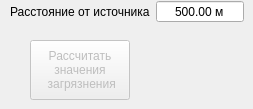
      <widget class="QWidget" name="tab_4">
       <attribute name="title">
        <string>Работа с загрязнителями</string>
       </attribute>
       <widget class="QWidget" name="formLayoutWidget_2">
        <property name="geometry">
         <rect>
          <x>10</x>
          <y>0</y>
          <width>234</width>
          <height>31</height>
         </rect>
        </property>
        <layout class="QFormLayout" name="formLayout_2">
         <item row="0" column="1">
          <widget class="QDoubleSpinBox" name="max_computations_distance_double_spin_box">
           <property name="maximumSize">
            <size>
             <width>16777210</width>
             <height>16777215</height>
            </size>
           </property>
           <property name="alignment">
            <set>Qt::AlignCenter</set>
           </property>
           <property name="buttonSymbols">
            <enum>QAbstractSpinBox::NoButtons</enum>
           </property>
           <property name="correctionMode">
            <enum>QAbstractSpinBox::CorrectToPreviousValue</enum>
           </property>
           <property name="suffix">
            <string> м</string>
           </property>
           <property name="maximum">
            <double>10000.000000000000000</double>
           </property>
           <property name="value">
            <double>500.000000000000000</double>
           </property>
          </widget>
         </item>
         <item row="0" column="0">
          <widget class="QLabel" name="polution_computations_distance_label">
           <property name="text">
            <string>Расстояние от источника</string>
           </property>
          </widget>
         </item>
        </layout>
       </widget>
       <widget class="QPushButton" name="computate_pollutions_push_button">
        <property name="enabled">
         <bool>false</bool>
        </property>
        <property name="geometry">
         <rect>
          <x>30</x>
          <y>40</y>
          <width>100</width>
          <height>60</height>
         </rect>
        </property>
        <property name="sizePolicy">
         <sizepolicy hsizetype="Fixed" vsizetype="Fixed">
          <horstretch>0</horstretch>
          <verstretch>0</verstretch>
         </sizepolicy>
        </property>
        <property name="minimumSize">
         <size>
          <width>100</width>
          <height>60</height>
         </size>
        </property>
        <property name="maximumSize">
         <size>
          <width>100</width>
          <height>60</height>
         </size>
        </property>
        <property name="baseSize">
         <size>
          <width>100</width>
          <height>50</height>
         </size>
        </property>
        <property name="text">
         <string>Рассчитать 
значения
 загрязнения</string>
        </property>
        <property name="checkable">
         <bool>false</bool>
        </property>
        <property name="checked">
         <bool>false</bool>
        </property>
        <property name="flat">
         <bool>false</bool>
        </property>
       </widget>
      </widget>
